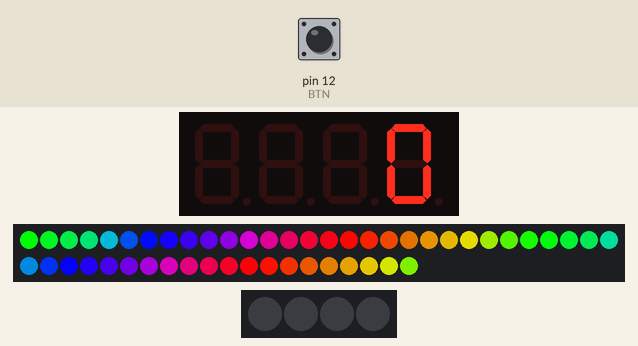
This sketch was run on a simulated Arduino Uno, built with avr-gcc and run on an emulated ATmega328P. On the bench: 4-digit seven-segment display, 50 RGB LEDs in strip order, left to right, continuing on the next row, 4 RGB LEDs in strip order, left to right. Inputs (shaded band) come from the test bench; at power-on: pin 12 (BTN) HIGH. Random numbers use the default seed unless the sketch sets one.

Above: at 1.2 s.
1.3 s: pin 12 (BTN) pulled LOW for 0.15 s
At 1.46 s:
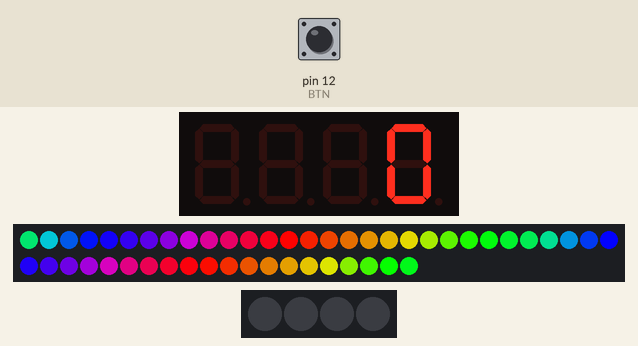
2.0 s: pin 12 (BTN) pulled LOW for 1 s
At 2.9 s:
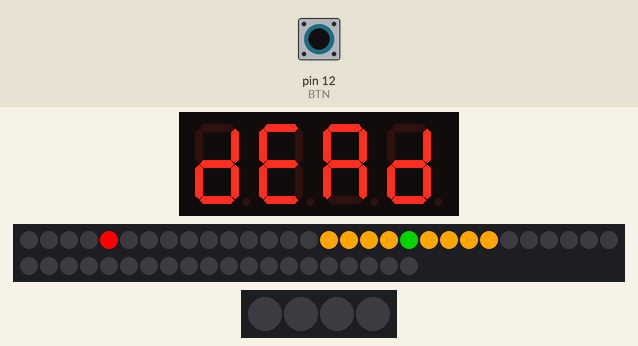
3.6 s: pin 12 (BTN) pulled LOW for 1 s
At 4.75 s:
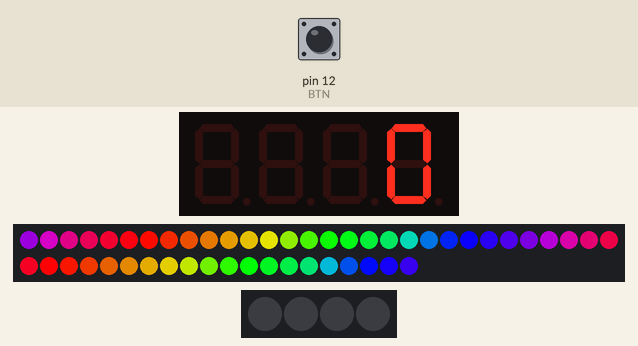
5.2 s: pin 12 (BTN) pulled LOW for 3.2 s
At 10.57 s:
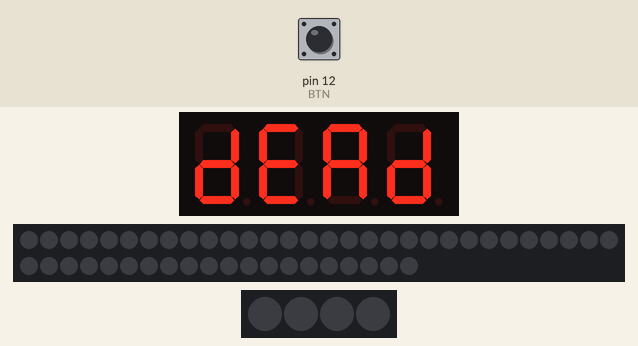
11.4 s: pin 12 (BTN) pulled LOW for 0.15 s
At 11.58 s:
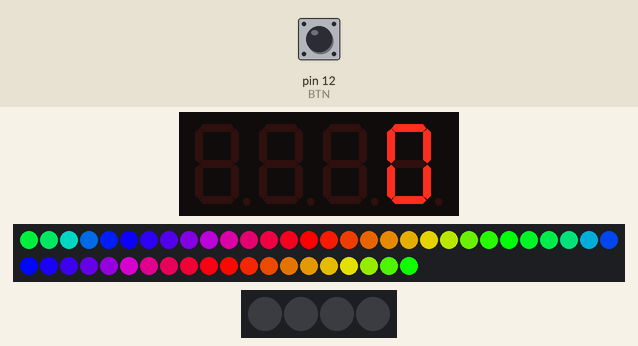
15.1 s: pin 12 (BTN) pulled LOW for 3.2 s
At 17.85 s:
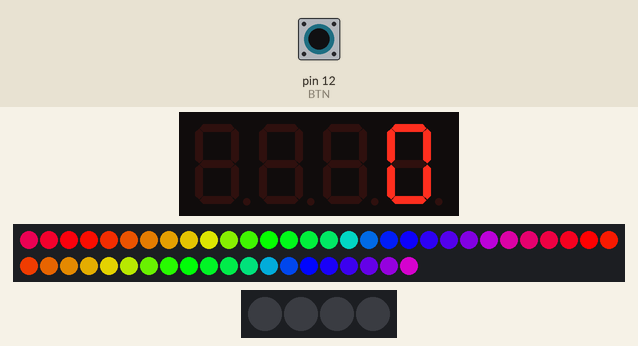

The sketch:

Cyclone_Game_v2.0.ino
```cpp
#include <FastLED.h>
#include <TM1637Display.h>

// ================= LED CONFIG =================
#define NUM_LEDS 50
#define DATA_PIN 13

#define SCORE_PIN 6
#define SCORE_LEDS 4

CRGB leds[NUM_LEDS];
CRGB sleds[SCORE_LEDS];

// ================= DISPLAY =================
#define CLK 9
#define DIO 10
TM1637Display display(CLK, DIO);

// ================= BUTTON =================
#define BTN 12

// ================= GAME =================
byte gameState = 0;
byte Position = 0;
byte level = 1;

unsigned long lastInputTime = 0;
unsigned long gameTimer = 0;

bool findRandom = true;
byte spot = 0;

int score = 0;
int combo = 0;

// Dynamic speed
int baseSpeed = 80;

// ================= SETUP =================
void setup() {
  FastLED.addLeds<WS2812B, DATA_PIN, GRB>(leds, NUM_LEDS);
  FastLED.addLeds<WS2812B, SCORE_PIN, GRB>(sleds, SCORE_LEDS);

  pinMode(BTN, INPUT_PULLUP);

  display.setBrightness(5);
  display.showNumberDec(0);

  Serial.begin(9600);
}

// ================= LOOP =================
void loop() {

  // IDLE TIMEOUT (2 MIN)
  if (millis() - lastInputTime > 120000 && gameState != 0) {
    resetGame();
  }

  if (gameState == 0) {
    idleMode();
  } else {
    playMode();
  }
}

// ================= IDLE MODE =================
void idleMode() {
  fill_rainbow(leds, NUM_LEDS, millis() / 10, 10);
  FastLED.show();

  display.showNumberDec(score);

  if (digitalRead(BTN) == LOW) {
    delay(300);
    startGame();
  }
}

// ================= START =================
void startGame() {
  clearLEDS();
  score = 0;
  combo = 0;
  level = 1;
  Position = 0;
  findRandom = true;
  gameState = 1;
  lastInputTime = millis();
}

// ================= PLAY =================
void playMode() {

  int speed = baseSpeed - (level * 5);
  if (speed < 15) speed = 15;

  int targetSize = max(1, 4 - (level / 3)); // shrinks over levels

  if (millis() - gameTimer > speed) {
    gameTimer = millis();

    if (findRandom) {
      spot = random(2, NUM_LEDS - 2);
      findRandom = false;
    }

    drawTarget(targetSize);
    moveRunner();

    FastLED.show();
  }

  // BUTTON PRESS
  if (digitalRead(BTN) == LOW) {
    delay(200);
    lastInputTime = millis();

    if (abs(Position - spot) <= targetSize) {
      winRound();
    } else {
      loseGame();
    }
  }

  display.showNumberDec(score);
}

// ================= DRAW TARGET =================
void drawTarget(int size) {
  clearLEDS();

  for (int i = -size; i <= size; i++) {
    if (i == 0)
      leds[spot + i] = CRGB::Green;
    else
      leds[spot + i] = CRGB::Orange;
  }
}

// ================= RUNNER =================
void moveRunner() {
  leds[Position] = CRGB::Red;

  Position++;
  if (Position >= NUM_LEDS) Position = 0;
}

// ================= WIN =================
void winRound() {
  combo++;

  int points = 10 + (combo * 2);
  score += points;

  level++;

  flashColor(CRGB::Green);

  findRandom = true;
}

// ================= LOSE =================
void loseGame() {
  showDead();
  flashColor(CRGB::Red);
  resetGame();
}

// ================= DEAD DISPLAY =================
void showDead() {
  uint8_t data[] = {
    display.encodeDigit(13), // D
    display.encodeDigit(14), // E
    display.encodeDigit(10), // A
    display.encodeDigit(13)  // D
  };
  display.setSegments(data);
  delay(1500);
}

// ================= RESET =================
void resetGame() {
  gameState = 0;
  score = 0;
  combo = 0;
  level = 1;
}

// ================= EFFECT =================
void flashColor(CRGB color) {
  for (int i = 0; i < 2; i++) {
    fill_solid(leds, NUM_LEDS, color);
    FastLED.show();
    delay(200);
    clearLEDS();
    FastLED.show();
    delay(200);
  }
}

// ================= CLEAR =================
void clearLEDS() {
  for (int i = 0; i < NUM_LEDS; i++) {
    leds[i] = CRGB::Black;
  }
}
```
